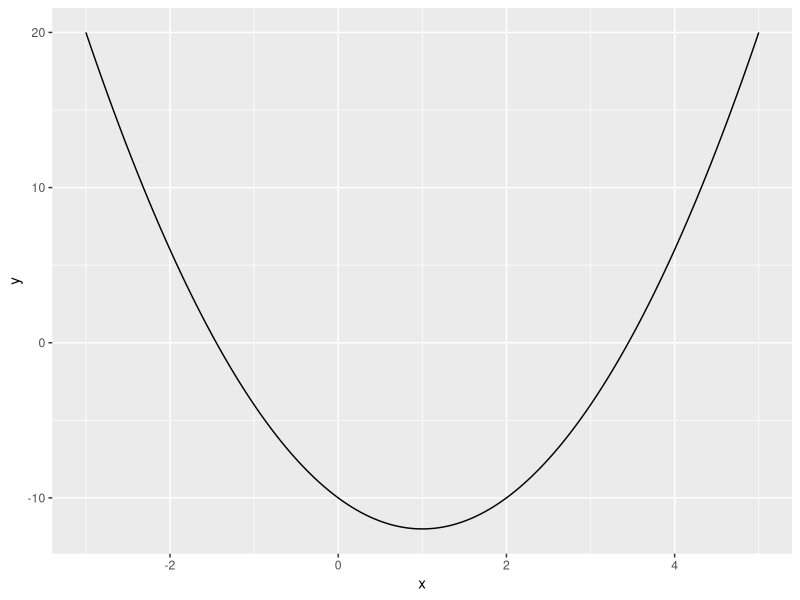

Generate this figure with R:

##############
# 2025 Resit #
# Block 4    #
##############

f <- function(x) {
  y <- -10 - 4*x + 2 * x^2
  return(y)
}

# Q12
library(ggplot2)
x <- seq(-3, 5, length.out = 2000)
y <- f(x)
df <- data.frame(x, y)
ggplot(df, aes(x, y)) + geom_line()

# Q13
optimize(f, c(-100, 100), maximum = FALSE)
